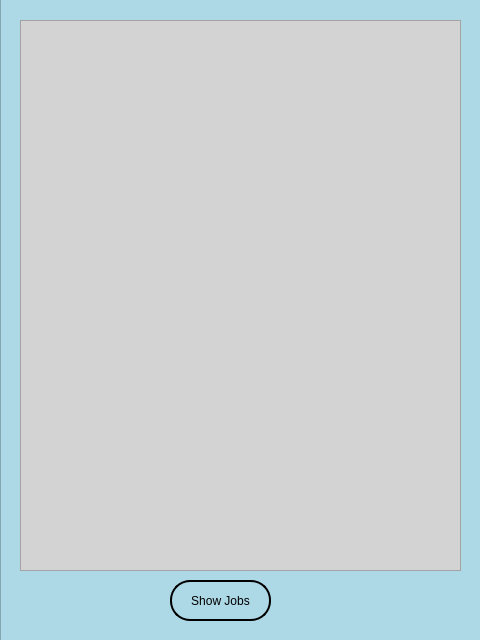
<?xml version="1.0" encoding="UTF-8"?>
<ui version="4.0">
 <class>JobsView</class>
 <widget class="QDialog" name="JobsView">
  <property name="geometry">
   <rect>
    <x>0</x>
    <y>0</y>
    <width>480</width>
    <height>640</height>
   </rect>
  </property>
  <property name="windowTitle">
   <string>Dialog</string>
  </property>
  <widget class="QTextBrowser" name="textBrowser">
   <property name="geometry">
    <rect>
     <x>20</x>
     <y>20</y>
     <width>441</width>
     <height>551</height>
    </rect>
   </property>
   <property name="styleSheet">
    <string notr="true">QTextBrowser
{
	background-color:lightgrey;
}</string>
   </property>
  </widget>
  <widget class="QGraphicsView" name="graphicsView">
   <property name="geometry">
    <rect>
     <x>0</x>
     <y>-10</y>
     <width>491</width>
     <height>681</height>
    </rect>
   </property>
   <property name="styleSheet">
    <string notr="true">QGraphicsView
{
	background-color: lightblue;
}</string>
   </property>
  </widget>
  <widget class="QPushButton" name="pushButton">
   <property name="geometry">
    <rect>
     <x>170</x>
     <y>580</y>
     <width>101</width>
     <height>41</height>
    </rect>
   </property>
   <property name="styleSheet">
    <string notr="true">QPushButton{
	border:2px solid black;
	border-radius:20px;
	color:black;
	background:transparent;
	font: 14pt, BOLD &quot;Arial&quot;;
}
QPushButton:hover
{
	background-color:rgb(0, 255, 187);
}	</string>
   </property>
   <property name="text">
    <string>Show Jobs</string>
   </property>
  </widget>
  <zorder>graphicsView</zorder>
  <zorder>textBrowser</zorder>
  <zorder>pushButton</zorder>
 </widget>
 <resources/>
 <connections/>
</ui>
